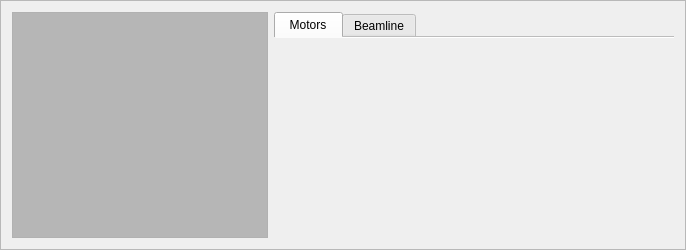
     <widget class="QFrame" name="footerPanel">
      <property name="minimumSize">
       <size>
        <width>0</width>
        <height>250</height>
       </size>
      </property>
      <property name="maximumSize">
       <size>
        <width>16777215</width>
        <height>275</height>
       </size>
      </property>
      <property name="frameShape">
       <enum>QFrame::StyledPanel</enum>
      </property>
      <property name="frameShadow">
       <enum>QFrame::Raised</enum>
      </property>
      <layout class="QHBoxLayout" name="horizontalLayout_6">
       <item>
        <widget class="QTextEdit" name="logWindow">
         <property name="minimumSize">
          <size>
           <width>0</width>
           <height>90</height>
          </size>
         </property>
         <property name="maximumSize">
          <size>
           <width>16777215</width>
           <height>300</height>
          </size>
         </property>
         <property name="palette">
          <palette>
           <active>
            <colorrole role="WindowText">
             <brush brushstyle="SolidPattern">
              <color alpha="255">
               <red>0</red>
               <green>0</green>
               <blue>0</blue>
              </color>
             </brush>
            </colorrole>
            <colorrole role="Button">
             <brush brushstyle="SolidPattern">
              <color alpha="255">
               <red>230</red>
               <green>230</green>
               <blue>230</blue>
              </color>
             </brush>
            </colorrole>
            <colorrole role="Light">
             <brush brushstyle="SolidPattern">
              <color alpha="255">
               <red>223</red>
               <green>223</green>
               <blue>223</blue>
              </color>
             </brush>
            </colorrole>
            <colorrole role="Midlight">
             <brush brushstyle="SolidPattern">
              <color alpha="255">
               <red>242</red>
               <green>242</green>
               <blue>242</blue>
              </color>
             </brush>
            </colorrole>
            <colorrole role="Dark">
             <brush brushstyle="SolidPattern">
              <color alpha="255">
               <red>115</red>
               <green>115</green>
               <blue>115</blue>
              </color>
             </brush>
            </colorrole>
            <colorrole role="Mid">
             <brush brushstyle="SolidPattern">
              <color alpha="255">
               <red>153</red>
               <green>153</green>
               <blue>153</blue>
              </color>
             </brush>
            </colorrole>
            <colorrole role="Text">
             <brush brushstyle="SolidPattern">
              <color alpha="255">
               <red>0</red>
               <green>0</green>
               <blue>0</blue>
              </color>
             </brush>
            </colorrole>
            <colorrole role="BrightText">
             <brush brushstyle="SolidPattern">
              <color alpha="255">
               <red>220</red>
               <green>220</green>
               <blue>220</blue>
              </color>
             </brush>
            </colorrole>
            <colorrole role="ButtonText">
             <brush brushstyle="SolidPattern">
              <color alpha="255">
               <red>0</red>
               <green>0</green>
               <blue>0</blue>
              </color>
             </brush>
            </colorrole>
            <colorrole role="Base">
             <brush brushstyle="SolidPattern">
              <color alpha="255">
               <red>182</red>
               <green>182</green>
               <blue>182</blue>
              </color>
             </brush>
            </colorrole>
            <colorrole role="Window">
             <brush brushstyle="SolidPattern">
              <color alpha="255">
               <red>230</red>
               <green>230</green>
               <blue>230</blue>
              </color>
             </brush>
            </colorrole>
            <colorrole role="Shadow">
             <brush brushstyle="SolidPattern">
              <color alpha="255">
               <red>0</red>
               <green>0</green>
               <blue>0</blue>
              </color>
             </brush>
            </colorrole>
            <colorrole role="HighlightedText">
             <brush brushstyle="SolidPattern">
              <color alpha="255">
               <red>213</red>
               <green>213</green>
               <blue>213</blue>
              </color>
             </brush>
            </colorrole>
            <colorrole role="AlternateBase">
             <brush brushstyle="SolidPattern">
              <color alpha="255">
               <red>242</red>
               <green>242</green>
               <blue>242</blue>
              </color>
             </brush>
            </colorrole>
            <colorrole role="NoRole">
             <brush brushstyle="SolidPattern">
              <color alpha="255">
               <red>238</red>
               <green>238</green>
               <blue>238</blue>
              </color>
             </brush>
            </colorrole>
            <colorrole role="ToolTipBase">
             <brush brushstyle="SolidPattern">
              <color alpha="255">
               <red>255</red>
               <green>255</green>
               <blue>220</blue>
              </color>
             </brush>
            </colorrole>
            <colorrole role="ToolTipText">
             <brush brushstyle="SolidPattern">
              <color alpha="255">
               <red>0</red>
               <green>0</green>
               <blue>0</blue>
              </color>
             </brush>
            </colorrole>
           </active>
           <inactive>
            <colorrole role="WindowText">
             <brush brushstyle="SolidPattern">
              <color alpha="255">
               <red>0</red>
               <green>0</green>
               <blue>0</blue>
              </color>
             </brush>
            </colorrole>
            <colorrole role="Button">
             <brush brushstyle="SolidPattern">
              <color alpha="255">
               <red>230</red>
               <green>230</green>
               <blue>230</blue>
              </color>
             </brush>
            </colorrole>
            <colorrole role="Light">
             <brush brushstyle="SolidPattern">
              <color alpha="255">
               <red>223</red>
               <green>223</green>
               <blue>223</blue>
              </color>
             </brush>
            </colorrole>
            <colorrole role="Midlight">
             <brush brushstyle="SolidPattern">
              <color alpha="255">
               <red>242</red>
               <green>242</green>
               <blue>242</blue>
              </color>
             </brush>
            </colorrole>
            <colorrole role="Dark">
             <brush brushstyle="SolidPattern">
              <color alpha="255">
               <red>115</red>
               <green>115</green>
               <blue>115</blue>
              </color>
             </brush>
            </colorrole>
            <colorrole role="Mid">
             <brush brushstyle="SolidPattern">
              <color alpha="255">
               <red>153</red>
               <green>153</green>
               <blue>153</blue>
              </color>
             </brush>
            </colorrole>
            <colorrole role="Text">
             <brush brushstyle="SolidPattern">
              <color alpha="255">
               <red>0</red>
               <green>0</green>
               <blue>0</blue>
              </color>
             </brush>
            </colorrole>
            <colorrole role="BrightText">
             <brush brushstyle="SolidPattern">
              <color alpha="255">
               <red>220</red>
               <green>220</green>
               <blue>220</blue>
              </color>
             </brush>
            </colorrole>
            <colorrole role="ButtonText">
             <brush brushstyle="SolidPattern">
              <color alpha="255">
               <red>0</red>
               <green>0</green>
               <blue>0</blue>
              </color>
             </brush>
            </colorrole>
            <colorrole role="Base">
             <brush brushstyle="SolidPattern">
              <color alpha="255">
               <red>182</red>
               <green>182</green>
               <blue>182</blue>
              </color>
             </brush>
            </colorrole>
            <colorrole role="Window">
             <brush brushstyle="SolidPattern">
              <color alpha="255">
               <red>230</red>
               <green>230</green>
               <blue>230</blue>
              </color>
             </brush>
            </colorrole>
            <colorrole role="Shadow">
             <brush brushstyle="SolidPattern">
              <color alpha="255">
               <red>0</red>
               <green>0</green>
               <blue>0</blue>
              </color>
             </brush>
            </colorrole>
            <colorrole role="HighlightedText">
             <brush brushstyle="SolidPattern">
              <color alpha="255">
               <red>213</red>
               <green>213</green>
               <blue>213</blue>
              </color>
             </brush>
            </colorrole>
            <colorrole role="AlternateBase">
             <brush brushstyle="SolidPattern">
              <color alpha="255">
               <red>242</red>
               <green>242</green>
               <blue>242</blue>
              </color>
             </brush>
            </colorrole>
            <colorrole role="NoRole">
             <brush brushstyle="SolidPattern">
              <color alpha="255">
               <red>238</red>
               <green>238</green>
               <blue>238</blue>
              </color>
             </brush>
            </colorrole>
            <colorrole role="ToolTipBase">
             <brush brushstyle="SolidPattern">
              <color alpha="255">
               <red>255</red>
               <green>255</green>
               <blue>220</blue>
              </color>
             </brush>
            </colorrole>
            <colorrole role="ToolTipText">
             <brush brushstyle="SolidPattern">
              <color alpha="255">
               <red>0</red>
               <green>0</green>
               <blue>0</blue>
              </color>
             </brush>
            </colorrole>
           </inactive>
           <disabled>
            <colorrole role="WindowText">
             <brush brushstyle="SolidPattern">
              <color alpha="255">
               <red>115</red>
               <green>115</green>
               <blue>115</blue>
              </color>
             </brush>
            </colorrole>
            <colorrole role="Button">
             <brush brushstyle="SolidPattern">
              <color alpha="255">
               <red>230</red>
               <green>230</green>
               <blue>230</blue>
              </color>
             </brush>
            </colorrole>
            <colorrole role="Light">
             <brush brushstyle="SolidPattern">
              <color alpha="255">
               <red>223</red>
               <green>223</green>
               <blue>223</blue>
              </color>
             </brush>
            </colorrole>
            <colorrole role="Midlight">
             <brush brushstyle="SolidPattern">
              <color alpha="255">
               <red>242</red>
               <green>242</green>
               <blue>242</blue>
              </color>
             </brush>
            </colorrole>
            <colorrole role="Dark">
             <brush brushstyle="SolidPattern">
              <color alpha="255">
               <red>115</red>
               <green>115</green>
               <blue>115</blue>
              </color>
             </brush>
            </colorrole>
            <colorrole role="Mid">
             <brush brushstyle="SolidPattern">
              <color alpha="255">
               <red>153</red>
               <green>153</green>
               <blue>153</blue>
              </color>
             </brush>
            </colorrole>
            <colorrole role="Text">
             <brush brushstyle="SolidPattern">
              <color alpha="255">
               <red>115</red>
               <green>115</green>
               <blue>115</blue>
              </color>
             </brush>
            </colorrole>
            <colorrole role="BrightText">
             <brush brushstyle="SolidPattern">
              <color alpha="255">
               <red>220</red>
               <green>220</green>
               <blue>220</blue>
              </color>
             </brush>
            </colorrole>
            <colorrole role="ButtonText">
             <brush brushstyle="SolidPattern">
              <color alpha="255">
               <red>115</red>
               <green>115</green>
               <blue>115</blue>
              </color>
             </brush>
            </colorrole>
            <colorrole role="Base">
             <brush brushstyle="SolidPattern">
              <color alpha="255">
               <red>230</red>
               <green>230</green>
               <blue>230</blue>
              </color>
             </brush>
            </colorrole>
            <colorrole role="Window">
             <brush brushstyle="SolidPattern">
              <color alpha="255">
               <red>230</red>
               <green>230</green>
               <blue>230</blue>
              </color>
             </brush>
            </colorrole>
            <colorrole role="Shadow">
             <brush brushstyle="SolidPattern">
              <color alpha="255">
               <red>0</red>
               <green>0</green>
               <blue>0</blue>
              </color>
             </brush>
            </colorrole>
            <colorrole role="HighlightedText">
             <brush brushstyle="SolidPattern">
              <color alpha="255">
               <red>213</red>
               <green>213</green>
               <blue>213</blue>
              </color>
             </brush>
            </colorrole>
            <colorrole role="AlternateBase">
             <brush brushstyle="SolidPattern">
              <color alpha="255">
               <red>230</red>
               <green>230</green>
               <blue>230</blue>
              </color>
             </brush>
            </colorrole>
            <colorrole role="NoRole">
             <brush brushstyle="SolidPattern">
              <color alpha="255">
               <red>238</red>
               <green>238</green>
               <blue>238</blue>
              </color>
             </brush>
            </colorrole>
            <colorrole role="ToolTipBase">
             <brush brushstyle="SolidPattern">
              <color alpha="255">
               <red>255</red>
               <green>255</green>
               <blue>220</blue>
              </color>
             </brush>
            </colorrole>
            <colorrole role="ToolTipText">
             <brush brushstyle="SolidPattern">
              <color alpha="255">
               <red>0</red>
               <green>0</green>
               <blue>0</blue>
              </color>
             </brush>
            </colorrole>
           </disabled>
          </palette>
         </property>
         <property name="autoFillBackground">
          <bool>true</bool>
         </property>
         <property name="readOnly">
          <bool>true</bool>
         </property>
        </widget>
       </item>
       <item>
        <widget class="QTabWidget" name="tabWidget_2">
         <property name="minimumSize">
          <size>
           <width>400</width>
           <height>0</height>
          </size>
         </property>
         <property name="maximumSize">
          <size>
           <width>500</width>
           <height>400</height>
          </size>
         </property>
         <property name="autoFillBackground">
          <bool>false</bool>
         </property>
         <property name="currentIndex">
          <number>0</number>
         </property>
         <property name="elideMode">
          <enum>Qt::ElideNone</enum>
         </property>
         <property name="documentMode">
          <bool>true</bool>
         </property>
         <widget class="QWidget" name="motorTab">
          <attribute name="title">
           <string> Motors </string>
          </attribute>
         </widget>
         <widget class="QWidget" name="tab_2">
          <attribute name="title">
           <string>Beamline</string>
          </attribute>
         </widget>
        </widget>
       </item>
      </layout>
     </widget>
